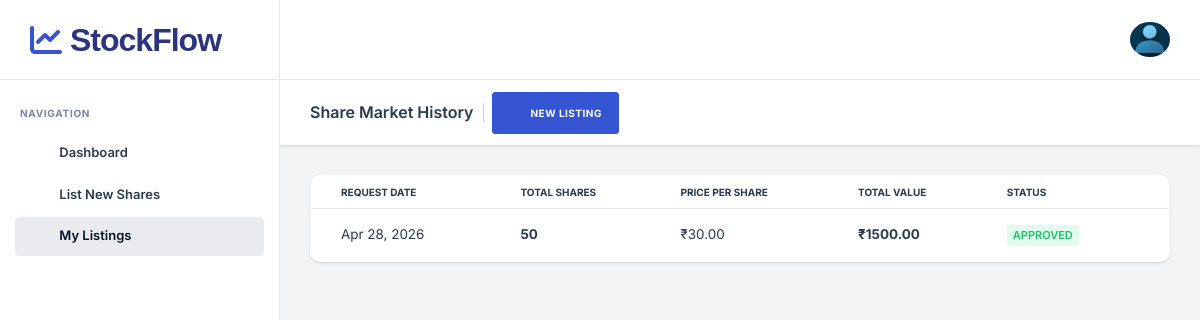
/share_list (signed in), run on an earlier commit of the app's database.
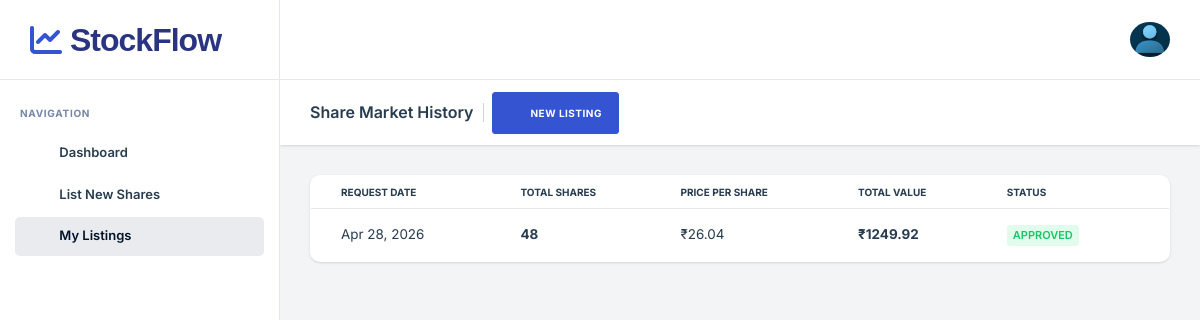
And on a later commit of the database.
### app/models.py (models this page shows, shortened)
class ShareListing(models.Model):
    STATUS_CHOICES = [
        ('pending', 'Pending'),
        ('approved', 'Approved'),
        ('rejected', 'Rejected'),
    ]
    company = models.ForeignKey(Company, on_delete=models.CASCADE, related_name='listings')
    total_shares = models.PositiveIntegerField()
    price_per_share = models.DecimalField(max_digits=10, decimal_places=2)
    listing_date = models.DateTimeField(auto_now_add=True)
    status = models.CharField(max_length=20, choices=STATUS_CHOICES, default='pending')
    @property
    def total_value(self):
        return self.total_shares * self.price_per_share

### app/views.py (the view)
# urls.py: path('share_list', views.company_share_list, name='share_list'),
def company_share_list(request):
    company_id = request.session.get('company_id')
    if not company_id:
        messages.error(request, "Please login as a company to view listings.")
        return redirect('login_page')
    company = get_object_or_404(Company, id=company_id)
    listings = ShareListing.objects.filter(company=company).order_by('-listing_date')
    context = {
        'company': company,
        'listings': listings
    }
    return render(request, 'company_share_list.html', context)

### templates/company_share_list.html (shortened to what the changed rows need)
<!DOCTYPE html>
<html lang="zxx">
<head>
    <link rel="stylesheet" type="text/css" href="/static/assets/css/bootstrap.min.css" />
    <link rel="stylesheet" type="text/css" href="/static/assets/vendors/css/vendors.min.css" />
    <link rel="stylesheet" type="text/css" href="/static/assets/css/theme.min.css" />
    <link rel="stylesheet" href="https://cdnjs.cloudflare.com/ajax/libs/font-awesome/6.0.0/css/all.min.css" />
</head>
<body>
    <main class="nxl-container">
        <div class="nxl-content">
            <div class="main-content">
                <div class="row">
                    <div class="col-lg-12">
                        <div class="card stretch stretch-full">
                            <div class="card-body p-0">
                                <div class="table-responsive">
                                    <table class="table table-hover mb-0">
                                        <thead class="thead-light">
                                            <tr>
                                                <th>Request Date</th>
                                                <th>Total Shares</th>
                                                <th>Price Per Share</th>
                                                <th>Total Value</th>
                                                <th>Status</th>
                                            </tr>
                                        </thead>
                                        <tbody>
                                            {% for list in listings %}
                                            <tr>
                                                <td>{{ list.listing_date|date:"M d, Y" }}</td>
                                                <td><span class="fw-bold">{{ list.total_shares }}</span></td>
                                                <td>₹{{ list.price_per_share }}</td>
                                                <td>
                                                    <span class="text-dark fw-bold">
                                                        ₹{{ list.total_value }}
                                                    </span>
                                                </td>
                                                <td>
                                                    {% if list.status == 'pending' %}
                                                    <span
                                                        class="badge bg-soft-warning text-warning text-uppercase">Pending</span>
                                                    {% elif list.status == 'approved' %}
                                                    <span
                                                        class="badge bg-soft-success text-success text-uppercase">Approved</span>
                                                    {% else %}
                                                    <span
                                                        class="badge bg-soft-danger text-danger text-uppercase">Rejected</span>
                                                    {% endif %}
                                                </td>
                                            </tr>
                                            {% empty %}
                                            <tr>
                                                <td colspan="5" class="text-center py-5 text-muted">
                                                    No share listings found. Start by adding one!
                                                </td>
                                            </tr>
                                            {% endfor %}
                                        </tbody>
                                    </table>
                                </div>
                            </div>
                        </div>
                    </div>
                </div>
            </div>
        </div>
    </main>
</body>
</html>

What changed in the data, as far as the page shows it:
changed ShareListing: total_shares "50" → "48"; price_per_share "30.00" → "26.04"; total_value "1500.00" → "1249.92"
